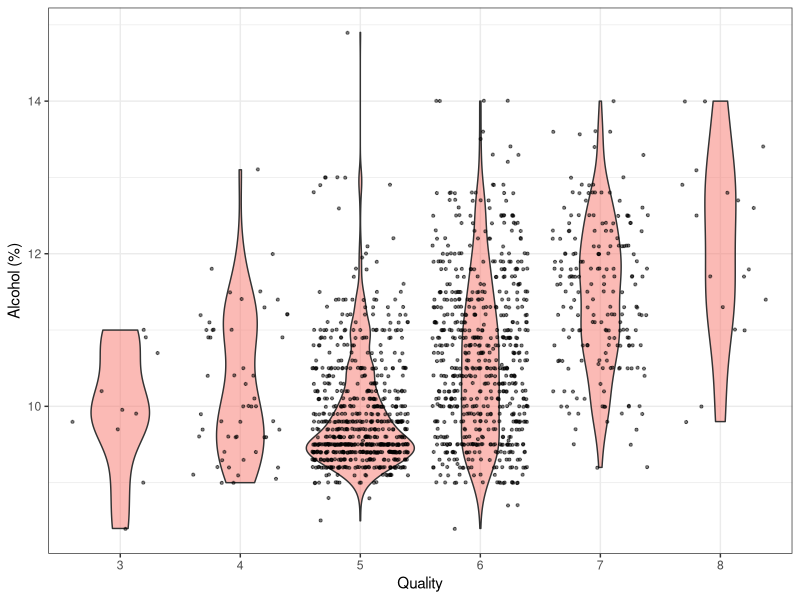
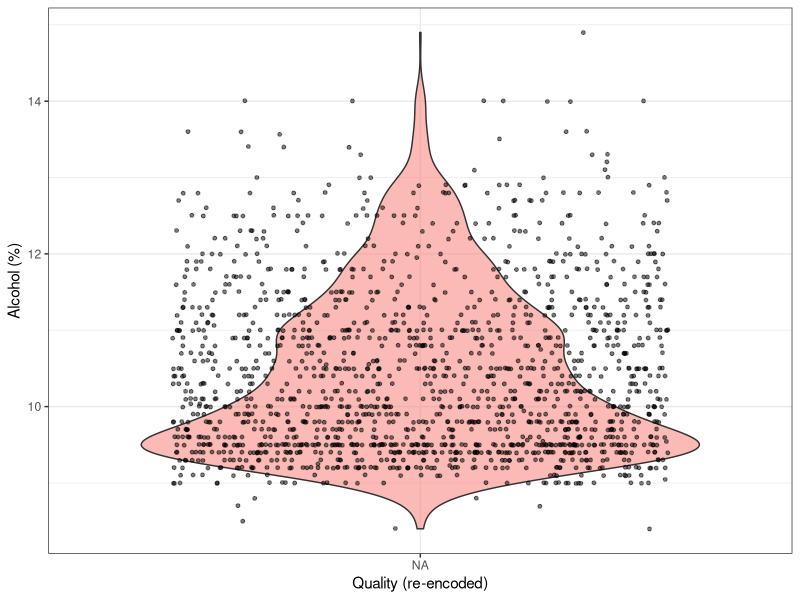

Generate these figures, in order, with R: (Note: this script raises an error after producing the figures.)
## ---- chunk 1

library(tidyverse)

## ---- chunk 2

tmp <- read_csv('data/cleaned_winequality-red.csv')
head(tmp)

## ---- chunk 3

# Check for unique values
unique(tmp$quality)

# Re-encode target for simplicity
test <- tmp %>%
  mutate(quality_ = case_when(
    quality == 3 ~ 1,
    quality == 4 ~ 2,
    quality == 5 ~ 3,
    quality == 6 ~ 4,
    quality == 7 ~ 5,
    quality == 8 ~ 6,
    TRUE ~ NA_real_
  ))

# Check amount of data for each value
test %>%
  group_by(quality_) %>%
  summarise(
    n = n()
  )

# Create violin plot
ggplot(test, aes(x = factor(x = quality_old), alcohol)) +
  geom_violin(fill = "#f8766d", alpha = 0.5) +
  geom_jitter(width = 0.4, alpha = 0.5, size = 0.75) +
  labs(x = "Quality",
       y = "Alcohol (%)") +
  theme_bw()

## ---- chunk 4

# Re-encode for two classes
test <- tmp %>%
  mutate(quality_ = case_when(
    quality == 3 ~ 1,
    quality == 4 ~ 2,
    quality == 5 ~ 3,
    quality == 6 ~ 4,
    quality == 7 ~ 5,
    quality == 8 ~ 6,
    TRUE ~ NA_real_
  )) %>%
  mutate(quality_ = if_else(quality_ <= 3, "Poor", "Good"))

# Check amount of data for each class
test %>%
  group_by(quality_) %>%
  summarise(
    n = n()
  )

# Create a violin plot
ggplot(test, aes(x = factor(x = quality_), alcohol)) +
  geom_violin(fill = "#f8766d", alpha = 0.5) +
  geom_jitter(width = 0.4, alpha = 0.5, size = 1) +
  labs(x = "Quality (re-encoded)",
       y = "Alcohol (%)") +
  theme_bw()

## ---- chunk 5

### Explore all variables

test2 <- test %>%
  select(-quality) %>%
  gather(key = "characteristic", value = "value", -quality_)

ggplot(test2, aes(x = factor(x = quality_), value)) +
  geom_violin(fill = "#f8766d", alpha = 0.5) +
  scale_x_discrete(limits = c("Poor", "Good")) +
  facet_wrap(~characteristic, scales = "free") +
  labs(x = "Quality (re-encoded)",
       y = "") +
  theme_bw()

